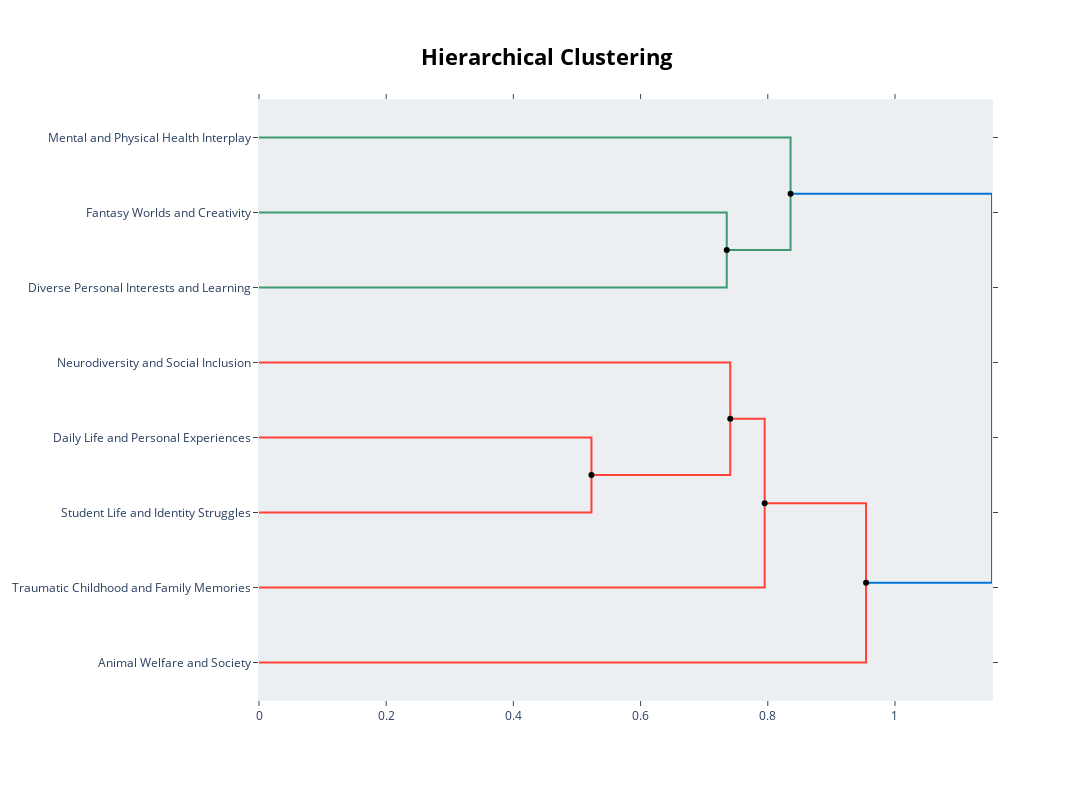
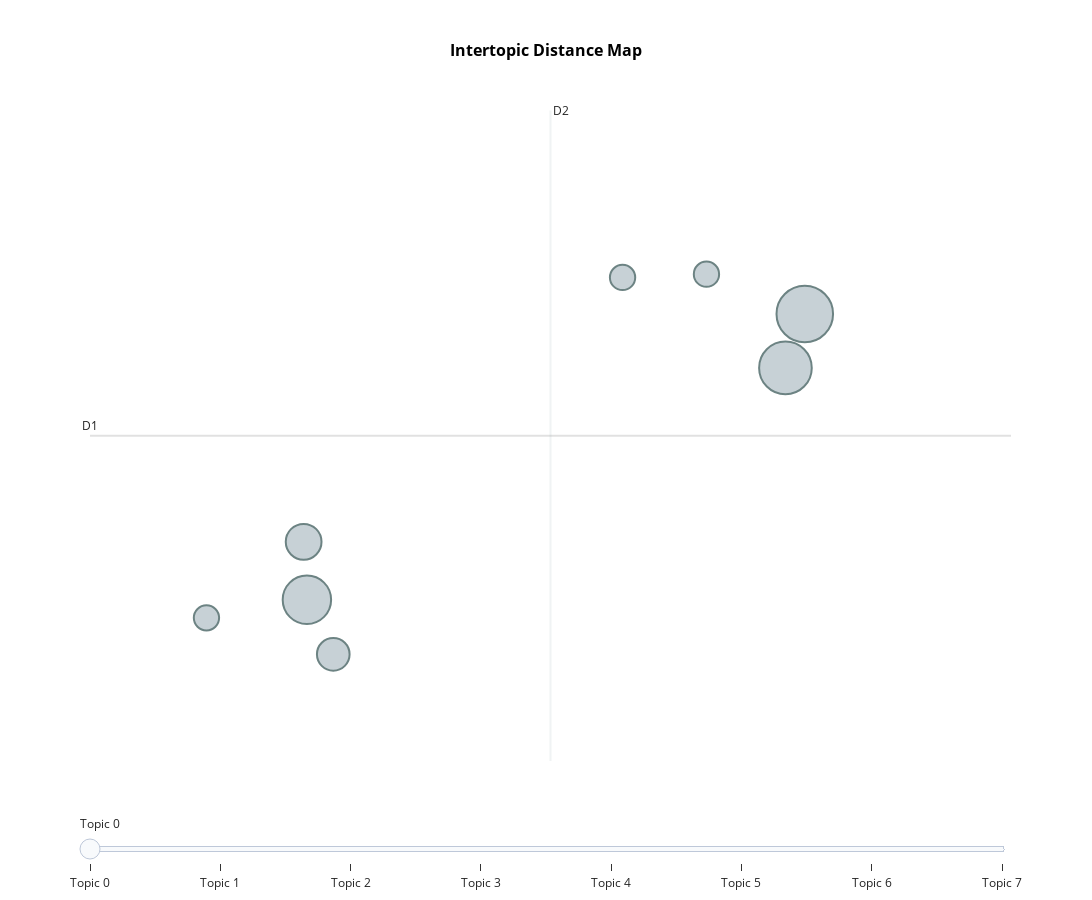
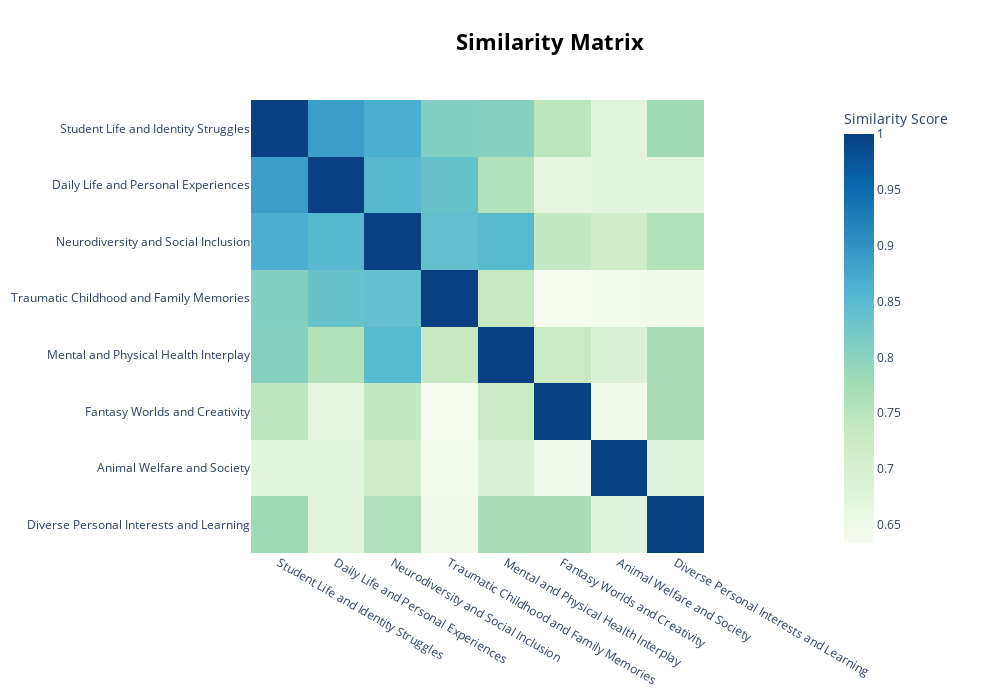
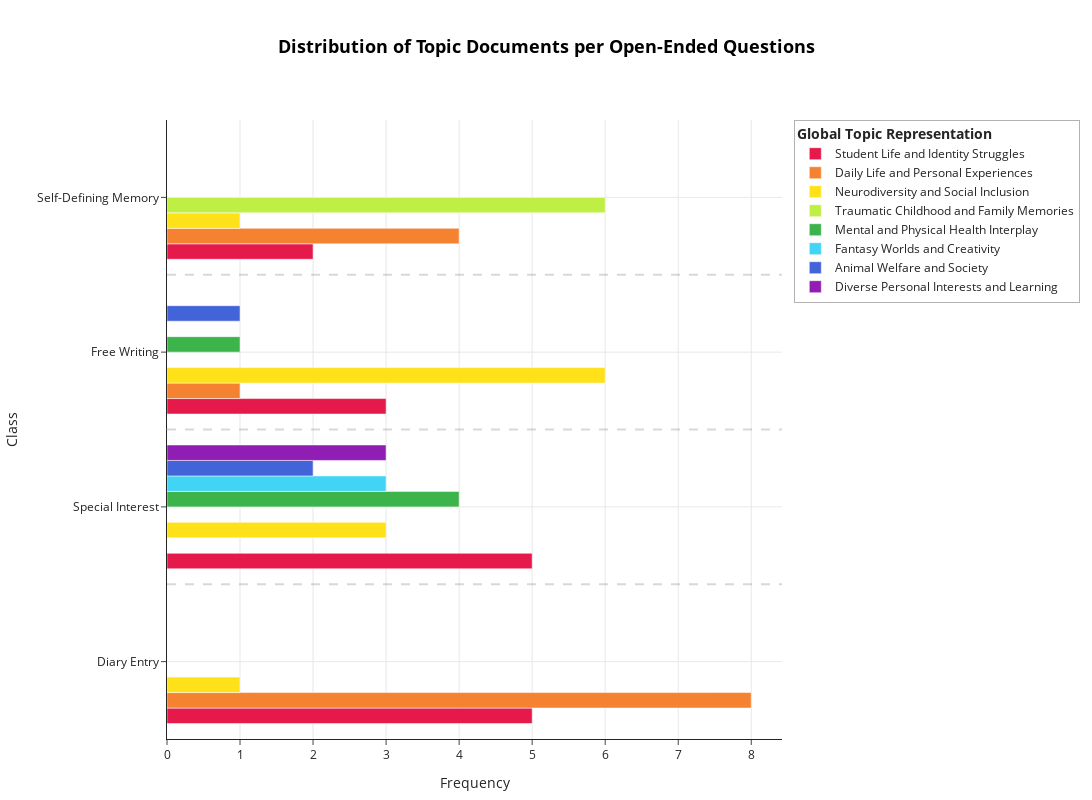

The cell these charts' notebook holds for them, in order:
### Code cell
process_group(group_name, folder)

### Figure 1 — Plotly figure (JSON) as saved in the notebook; plotly's stock layout.template omitted (floating-point values rounded to 4 significant figures)
{"data": [{"hoverinfo": "text", "marker": {"color": "rgb(61,153,112)"}, "mode": "lines", "text": ["Fantasy Worlds and Creativity", "", "", "Diverse Personal Interests and Learning"], "type": "scatter", "x": [0.0, 0.7355, 0.7355, 0.0], "xaxis": "x", "y": [-15.0, -15.0, -25.0, -25.0], "yaxis": "y"}, {"hoverinfo": "text", "marker": {"color": "rgb(61,153,112)"}, "mode": "lines", "text": ["Mental and Physical Health Interplay", "", "", "tão_interesse especial_especial_tudo_interesse"], "type": "scatter", "x": [0.0, 0.8358, 0.8358, 0.7355], "xaxis": "x", "y": [-5.0, -5.0, -20.0, -20.0], "yaxis": "y"}, {"hoverinfo": "text", "marker": {"color": "rgb(255,65,54)"}, "mode": "lines", "text": ["Daily Life and Personal Experiences", "", "", "Student Life and Identity Struggles"], "type": "scatter", "x": [0.0, 0.5227, 0.5227, 0.0], "xaxis": "x", "y": [-45.0, -45.0, -55.0, -55.0], "yaxis": "y"}, {"hoverinfo": "text", "marker": {"color": "rgb(255,65,54)"}, "mode": "lines", "text": ["Neurodiversity and Social Inclusion", "", "", "dia_fazer_hoje_ainda_porque"], "type": "scatter", "x": [0.0, 0.741, 0.741, 0.5227], "xaxis": "x", "y": [-35.0, -35.0, -50.0, -50.0], "yaxis": "y"}, {"hoverinfo": "text", "marker": {"color": "rgb(255,65,54)"}, "mode": "lines", "text": ["porque_hoje_dia_bem_fazer", "", "", "Traumatic Childhood and Family Memories"], "type": "scatter", "x": [0.741, 0.7951, 0.7951, 0.0], "xaxis": "x", "y": [-42.5, -42.5, -65.0, -65.0], "yaxis": "y"}, {"hoverinfo": "text", "marker": {"color": "rgb(255,65,54)"}, "mode": "lines", "text": ["porque_hoje_ainda_dia_bem", "", "", "Animal Welfare and Society"], "type": "scatter", "x": [0.7951, 0.9545, 0.9545, 0.0], "xaxis": "x", "y": [-53.75, -53.75, -75.0, -75.0], "yaxis": "y"}, {"hoverinfo": "text", "marker": {"color": "rgb(0,116,217)"}, "mode": "lines", "text": ["saúde_interesse_tudo_tão_interesse especial", "", "", "porque_hoje_ainda_dia_fazer"], "type": "scatter", "x": [0.8358, 1.153, 1.153, 0.9545], "xaxis": "x", "y": [-12.5, -12.5, -64.38, -64.38], "yaxis": "y"}, {"hoverinfo": "text", "hovertext": ["porque_hoje_dia_bem_fazer", "porque_hoje_ainda_dia_bem", "saúde_interesse_tudo_tão_interesse especial"], "marker": {"color": "black"}, "mode": "markers", "showlegend": false, "type": "scatter", "x": [0.741, 0.7951, 0.8358], "y": [-42.5, -53.75, -12.5]}, {"hoverinfo": "text", "hovertext": ["tão_interesse especial_especial_tudo_interesse", "dia_fazer_hoje_ainda_porque", "porque_hoje_ainda_dia_fazer"], "marker": {"color": "black"}, "mode": "markers", "showlegend": false, "type": "scatter", "x": [0.7355, 0.5227, 0.9545], "y": [-20, -50, -64.38]}], "layout": {"autosize": false, "height": 800, "hoverlabel": {"bgcolor": "white", "font": {"family": "Rockwell", "size": 16}}, "hovermode": "closest", "margin": {"b": 100, "l": 100, "r": 100, "t": 100}, "plot_bgcolor": "#ECEFF1", "showlegend": false, "title": {"font": {"color": "Black", "size": 22}, "text": "<b>Hierarchical Clustering</b>", "x": 0.5, "xanchor": "center", "yanchor": "top"}, "width": 1400, "xaxis": {"mirror": "allticks", "rangemode": "tozero", "showgrid": false, "showline": true, "showticklabels": true, "ticks": "outside", "type": "linear", "zeroline": false}, "yaxis": {"mirror": "allticks", "range": [-80, 0], "rangemode": "tozero", "showgrid": false, "showline": true, "showticklabels": true, "tickmode": "array", "ticks": "outside", "ticktext": ["Mental and Physical Health Interplay", "Fantasy Worlds and Creativity", "Diverse Personal Interests and Learning", "Neurodiversity and Social Inclusion", "Daily Life and Personal Experiences", "Student Life and Identity Struggles", "Traumatic Childhood and Family Memories", "Animal Welfare and Society"], "tickvals": [-5, -15, -25, -35, -45, -55, -65, -75], "type": "linear", "zeroline": false}}}

### Figure 2 — Plotly figure (JSON) as saved in the notebook; plotly's stock layout.template omitted (floating-point values rounded to 4 significant figures)
{"data": [{"customdata": [[0, "Student Life and Identity Struggles", 15], [1, "Daily Life and Personal Experiences", 13], [2, "Neurodiversity and Social Inclusion", 11], [3, "Traumatic Childhood and Family Memories", 6], [4, "Mental and Physical Health Interplay", 5], [5, "Fantasy Worlds and Creativity", 3], [6, "Animal Welfare and Society", 3], [7, "Diverse Personal Interests and Learning", 3]], "hovertemplate": "<b>Topic %{customdata[0]}</b><br>%{customdata[1]}<br>Size: %{customdata[2]}", "legendgroup": "", "marker": {"color": "#B0BEC5", "line": {"color": "DarkSlateGrey", "width": 2}, "size": [15, 13, 11, 6, 5, 3, 3, 3], "sizemode": "area", "sizeref": 0.009375, "symbol": "circle"}, "mode": "markers", "name": "", "orientation": "v", "showlegend": false, "type": "scatter", "x": [9.522, 9.388, 6.073, 6.051, 6.256, 8.26, 5.378, 8.841], "xaxis": "x", "y": [9.983, 9.471, 7.27, 7.821, 6.752, 10.33, 7.098, 10.36], "yaxis": "y"}], "layout": {"annotations": [{"showarrow": false, "text": "D1", "x": 4.571, "y": 8.827, "yshift": 10}, {"showarrow": false, "text": "D2", "x": 7.761, "xshift": 10, "y": 11.91}], "height": 900, "hoverlabel": {"bgcolor": "white", "font": {"family": "Rockwell", "size": 16}}, "legend": {"itemsizing": "constant", "tracegroupgap": 0}, "margin": {"b": 80, "l": 80, "r": 80, "t": 100}, "shapes": [{"line": {"color": "#CFD8DC", "width": 2}, "type": "line", "x0": 7.761, "x1": 7.761, "y0": 5.739, "y1": 11.91}, {"line": {"color": "#9E9E9E", "width": 2}, "type": "line", "x0": 4.571, "x1": 10.95, "y0": 8.827, "y1": 8.827}], "sliders": [{"active": 0, "pad": {"t": 50}, "steps": [{"args": [{"marker.color": [["red", "#B0BEC5", "#B0BEC5", "#B0BEC5", "#B0BEC5", "#B0BEC5", "#B0BEC5", "#B0BEC5"]]}], "label": "Topic 0", "method": "update"}, {"args": [{"marker.color": [["#B0BEC5", "red", "#B0BEC5", "#B0BEC5", "#B0BEC5", "#B0BEC5", "#B0BEC5", "#B0BEC5"]]}], "label": "Topic 1", "method": "update"}, {"args": [{"marker.color": [["#B0BEC5", "#B0BEC5", "red", "#B0BEC5", "#B0BEC5", "#B0BEC5", "#B0BEC5", "#B0BEC5"]]}], "label": "Topic 2", "method": "update"}, {"args": [{"marker.color": [["#B0BEC5", "#B0BEC5", "#B0BEC5", "red", "#B0BEC5", "#B0BEC5", "#B0BEC5", "#B0BEC5"]]}], "label": "Topic 3", "method": "update"}, {"args": [{"marker.color": [["#B0BEC5", "#B0BEC5", "#B0BEC5", "#B0BEC5", "red", "#B0BEC5", "#B0BEC5", "#B0BEC5"]]}], "label": "Topic 4", "method": "update"}, {"args": [{"marker.color": [["#B0BEC5", "#B0BEC5", "#B0BEC5", "#B0BEC5", "#B0BEC5", "red", "#B0BEC5", "#B0BEC5"]]}], "label": "Topic 5", "method": "update"}, {"args": [{"marker.color": [["#B0BEC5", "#B0BEC5", "#B0BEC5", "#B0BEC5", "#B0BEC5", "#B0BEC5", "red", "#B0BEC5"]]}], "label": "Topic 6", "method": "update"}, {"args": [{"marker.color": [["#B0BEC5", "#B0BEC5", "#B0BEC5", "#B0BEC5", "#B0BEC5", "#B0BEC5", "#B0BEC5", "red"]]}], "label": "Topic 7", "method": "update"}]}], "title": {"font": {"color": "Black", "size": 16}, "text": "<b>Intertopic Distance Map</b>", "x": 0.5, "xanchor": "center", "y": 0.95, "yanchor": "top"}, "width": 1200, "xaxis": {"anchor": "y", "automargin": true, "domain": [0, 1], "gridcolor": "rgba(0,0,0,0.1)", "showgrid": true, "title": {"text": ""}, "visible": false}, "yaxis": {"anchor": "x", "automargin": true, "domain": [0, 1], "gridcolor": "rgba(0,0,0,0.1)", "showgrid": true, "title": {"text": ""}, "visible": false}}}

### Figure 3 — Plotly figure (JSON) as saved in the notebook; plotly's stock layout.template omitted (floating-point values rounded to 4 significant figures)
{"data": [{"coloraxis": "coloraxis", "hovertemplate": "x: %{x}<br>y: %{y}<br>Similarity Score: %{z}<extra></extra>", "name": "0", "type": "heatmap", "x": ["Student Life and Identity Struggles", "Daily Life and Personal Experiences", "Neurodiversity and Social Inclusion", "Traumatic Childhood and Family Memories", "Mental and Physical Health Interplay", "Fantasy Worlds and Creativity", "Animal Welfare and Society", "Diverse Personal Interests and Learning"], "xaxis": "x", "y": ["Student Life and Identity Struggles", "Daily Life and Personal Experiences", "Neurodiversity and Social Inclusion", "Traumatic Childhood and Family Memories", "Mental and Physical Health Interplay", "Fantasy Worlds and Creativity", "Animal Welfare and Society", "Diverse Personal Interests and Learning"], "yaxis": "y", "z": [[1.0, 0.8873, 0.8673, 0.8082, 0.8059, 0.745, 0.6752, 0.7811], [0.8873, 1.0, 0.8531, 0.836, 0.7582, 0.6686, 0.6735, 0.6764], [0.8673, 0.8531, 1.0, 0.8406, 0.8516, 0.7354, 0.7178, 0.7565], [0.8082, 0.836, 0.8406, 1.0, 0.7331, 0.6338, 0.6433, 0.6464], [0.8059, 0.7582, 0.8516, 0.7331, 1.0, 0.7296, 0.6899, 0.7696], [0.745, 0.6686, 0.7354, 0.6338, 0.7296, 1.0, 0.6478, 0.7671], [0.6752, 0.6735, 0.7178, 0.6433, 0.6899, 0.6478, 1.0, 0.6775], [0.7811, 0.6764, 0.7565, 0.6464, 0.7696, 0.7671, 0.6775, 1.0]]}], "layout": {"coloraxis": {"colorbar": {"title": {"text": "Similarity Score"}}, "colorscale": [[0, "rgb(247,252,240)"], [0.125, "rgb(224,243,219)"], [0.25, "rgb(204,235,197)"], [0.375, "rgb(168,221,181)"], [0.5, "rgb(123,204,196)"], [0.625, "rgb(78,179,211)"], [0.75, "rgb(43,140,190)"], [0.875, "rgb(8,104,172)"], [1, "rgb(8,64,129)"]]}, "height": 700, "hoverlabel": {"bgcolor": "white", "font": {"family": "Rockwell", "size": 16}}, "legend": {"title": {"text": "Trend"}}, "margin": {"b": 120, "l": 120, "r": 80, "t": 100}, "showlegend": true, "title": {"font": {"color": "Black", "size": 22}, "text": "<b>Similarity Matrix</b>", "x": 0.55, "xanchor": "center", "y": 0.95, "yanchor": "top"}, "width": 1000, "xaxis": {"anchor": "y", "constrain": "domain", "domain": [0, 1], "scaleanchor": "y"}, "yaxis": {"anchor": "x", "autorange": "reversed", "constrain": "domain", "domain": [0, 1]}}}

### Figure 4 — Plotly figure (JSON) as saved in the notebook; plotly's stock layout.template omitted (floating-point values rounded to 4 significant figures)
{"data": [{"hoverinfo": "text", "hovertext": ["<b>Topic 0</b><br>Words: consigo, fazer, eventualmente, comigo própria, diário", "<b>Topic 0</b><br>Words: comecei, consigo, interesse, miúda, honestamente", "<b>Topic 0</b><br>Words: tempo, coisas, trabalho, quero, dormir", "<b>Topic 0</b><br>Words: pergunta, percebi, fazer, consigo, comecei"], "marker": {"color": "#e6194b"}, "name": "Student Life and Identity Struggles", "orientation": "h", "type": "bar", "visible": true, "x": [5, 5, 3, 2], "y": ["Diary Entry", "Special Interest", "Free Writing", "Self-Defining Memory"]}, {"hoverinfo": "text", "hovertext": ["<b>Topic 1</b><br>Words: hoje, dia, porque, ainda, casa", "<b>Topic 1</b><br>Words: tirar, pensei, momentos, aqui, colegas", "<b>Topic 1</b><br>Words: gostava, semana, nunca, enquanto, percebi"], "marker": {"color": "#f58231"}, "name": "Daily Life and Personal Experiences", "orientation": "h", "type": "bar", "visible": true, "x": [8, 1, 4], "y": ["Diary Entry", "Free Writing", "Self-Defining Memory"]}, {"hoverinfo": "text", "hovertext": ["<b>Topic 2</b><br>Words: ignorada, olhos, razão, tal, parece", "<b>Topic 2</b><br>Words: momento, phda, situações, outro, focada", "<b>Topic 2</b><br>Words: pessoas, phda, lá, onde, vida", "<b>Topic 2</b><br>Words: phda, anos, pessoas, vida, lá"], "marker": {"color": "#ffe119"}, "name": "Neurodiversity and Social Inclusion", "orientation": "h", "type": "bar", "visible": true, "x": [1, 3, 6, 1], "y": ["Diary Entry", "Special Interest", "Free Writing", "Self-Defining Memory"]}, {"hoverinfo": "text", "hovertext": ["<b>Topic 3</b><br>Words: mãe, memória, anos, muitas, pq"], "marker": {"color": "#bfef45"}, "name": "Traumatic Childhood and Family Memories", "orientation": "h", "type": "bar", "visible": true, "x": [6], "y": ["Self-Defining Memory"]}, {"hoverinfo": "text", "hovertext": ["<b>Topic 4</b><br>Words: saúde, interesse, difícil porque, teoria, pergunta difícil", "<b>Topic 4</b><br>Words: pensamentos, sentimentos, boa, tudo, saúde"], "marker": {"color": "#3cb44b"}, "name": "Mental and Physical Health Interplay", "orientation": "h", "type": "bar", "visible": true, "x": [4, 1], "y": ["Special Interest", "Free Writing"]}, {"hoverinfo": "text", "hovertext": ["<b>Topic 5</b><br>Words: mundo, tão, vários, sei explicar, pergunta difícil"], "marker": {"color": "#42d4f4"}, "name": "Fantasy Worlds and Creativity", "orientation": "h", "type": "bar", "visible": true, "x": [3], "y": ["Special Interest"]}, {"hoverinfo": "text", "hovertext": ["<b>Topic 6</b><br>Words: adoro, comportamento, maior, saber, sempre", "<b>Topic 6</b><br>Words: serem, verdadeiramente, tendência, motivos, etc"], "marker": {"color": "#4363d8"}, "name": "Animal Welfare and Society", "orientation": "h", "type": "bar", "visible": true, "x": [2, 1], "y": ["Special Interest", "Free Writing"]}, {"hoverinfo": "text", "hovertext": ["<b>Topic 7</b><br>Words: áreas, tudo, interesse especial, especial, interesse"], "marker": {"color": "#911eb4"}, "name": "Diverse Personal Interests and Learning", "orientation": "h", "type": "bar", "visible": true, "x": [3], "y": ["Special Interest"]}], "layout": {"height": 800, "hoverlabel": {"bgcolor": "white", "font": {"family": "Rockwell", "size": 16}}, "legend": {"bgcolor": "rgba(255,255,255,0.8)", "bordercolor": "rgba(0,0,0,0.3)", "borderwidth": 1, "orientation": "v", "title": {"text": "<b>Global Topic Representation"}, "x": 1.02, "xanchor": "left", "y": 1, "yanchor": "top"}, "margin": {"b": 60, "l": 150, "r": 100, "t": 120}, "paper_bgcolor": "white", "plot_bgcolor": "white", "shapes": [{"layer": "above", "line": {"color": "gray", "dash": "dash", "width": 2}, "type": "line", "x0": 0, "x1": 1, "xref": "paper", "y0": 0.5, "y1": 0.5, "yref": "y"}, {"layer": "above", "line": {"color": "gray", "dash": "dash", "width": 2}, "type": "line", "x0": 0, "x1": 1, "xref": "paper", "y0": 1.5, "y1": 1.5, "yref": "y"}, {"layer": "above", "line": {"color": "gray", "dash": "dash", "width": 2}, "type": "line", "x0": 0, "x1": 1, "xref": "paper", "y0": 2.5, "y1": 2.5, "yref": "y"}], "showlegend": true, "title": {"font": {"color": "Black", "size": 18}, "text": "<b>Distribution of Topic Documents per Open-Ended Questions</b>", "x": 0.5, "xanchor": "center", "y": 0.95, "yanchor": "top"}, "width": 1200, "xaxis": {"showgrid": true, "title": {"text": "Frequency"}}, "yaxis": {"showgrid": true, "title": {"text": "Class"}}}}
